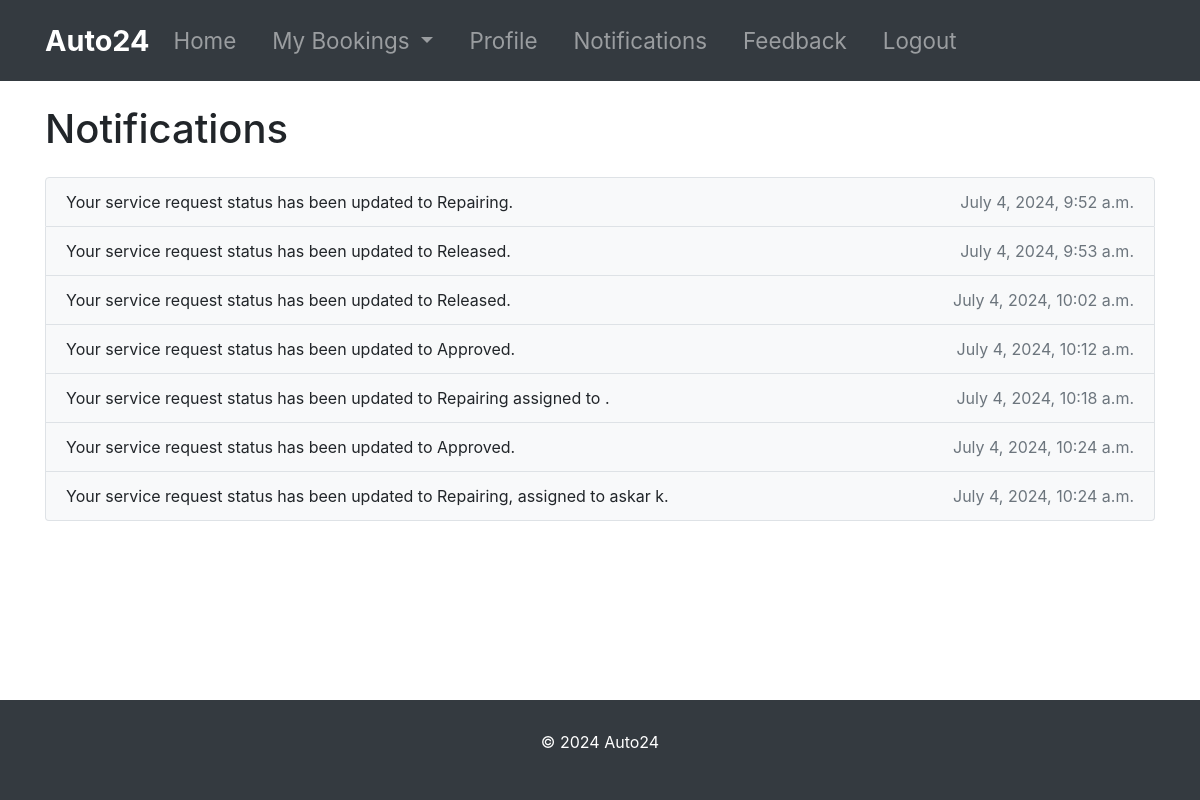
/customer/notification/ (signed in), run on the app's committed database.
### customer_management/models.py (models this page shows, shortened)
class Notification(models.Model):
    recipient = models.ForeignKey(User, on_delete=models.CASCADE, related_name='notifications')
    message = models.TextField()
    is_read = models.BooleanField(default=False)
    created_at = models.DateTimeField(auto_now_add=True)

### customer_management/views.py (the view)
# urls.py: path('customer/notification/', views.notification_list, name='notification_list'),
@login_required
def notification_list(request):
    notifications = request.user.notifications.filter(is_read=False)
    return render(request, 'customer/notification_list.html', {'notifications': notifications})

### templates/customer/notification_list.html (shortened to what this page needs)
{% extends 'customer/base.html' %}
{% block content %}
<div class="container mt-4">
    <h1 class="mb-4">Notifications</h1>
    {% if notifications %}
        <div class="list-group">
            {% for notification in notifications %}
                <div class="list-group-item d-flex justify-content-between align-items-center">
                    <span class="notification-message">{{ notification.message }}</span>
                    <span class="notification-timestamp">{{ notification.created_at }}</span>
                </div>
            {% endfor %}
        </div>
    {% else %}
        <p class="text-muted">No new notifications.</p>
    {% endif %}
</div>
{% endblock %}

### templates/customer/base.html (style rules this page uses)
body { display: flex; flex-direction: column; min-height: 100vh; }

### templates/customer/notification_list.html (style rules this page uses)
h1 { margin-bottom: 20px; }
.list-group { margin-top: 20px; }
.list-group-item { background-color: #f8f9fa; border-color: #dee2e6; }
.notification-message { flex: 1; }
.notification-timestamp { color: #6c757d; }

### data on the page
Notification: message "Your service request status has been updated to Repairing.", created_at "July 4, 2024, 9:52 a.m."
Notification: message "Your service request status has been updated to Released.", created_at "July 4, 2024, 9:53 a.m."
Notification: message "Your service request status has been updated to Released.", created_at "July 4, 2024, 10:02 a.m."
Notification: message "Your service request status has been updated to Approved.", created_at "July 4, 2024, 10:12 a.m."
Notification: message "Your service request status has been updated to Repairing assigned to .", created_at "July 4, 2024, 10:18 a.m."
Notification: message "Your service request status has been updated to Approved.", created_at "July 4, 2024, 10:24 a.m."
Notification: message "Your service request status has been updated to Repairing, assigned to askar k.", created_at "July 4, 2024, 10:24 a.m."
